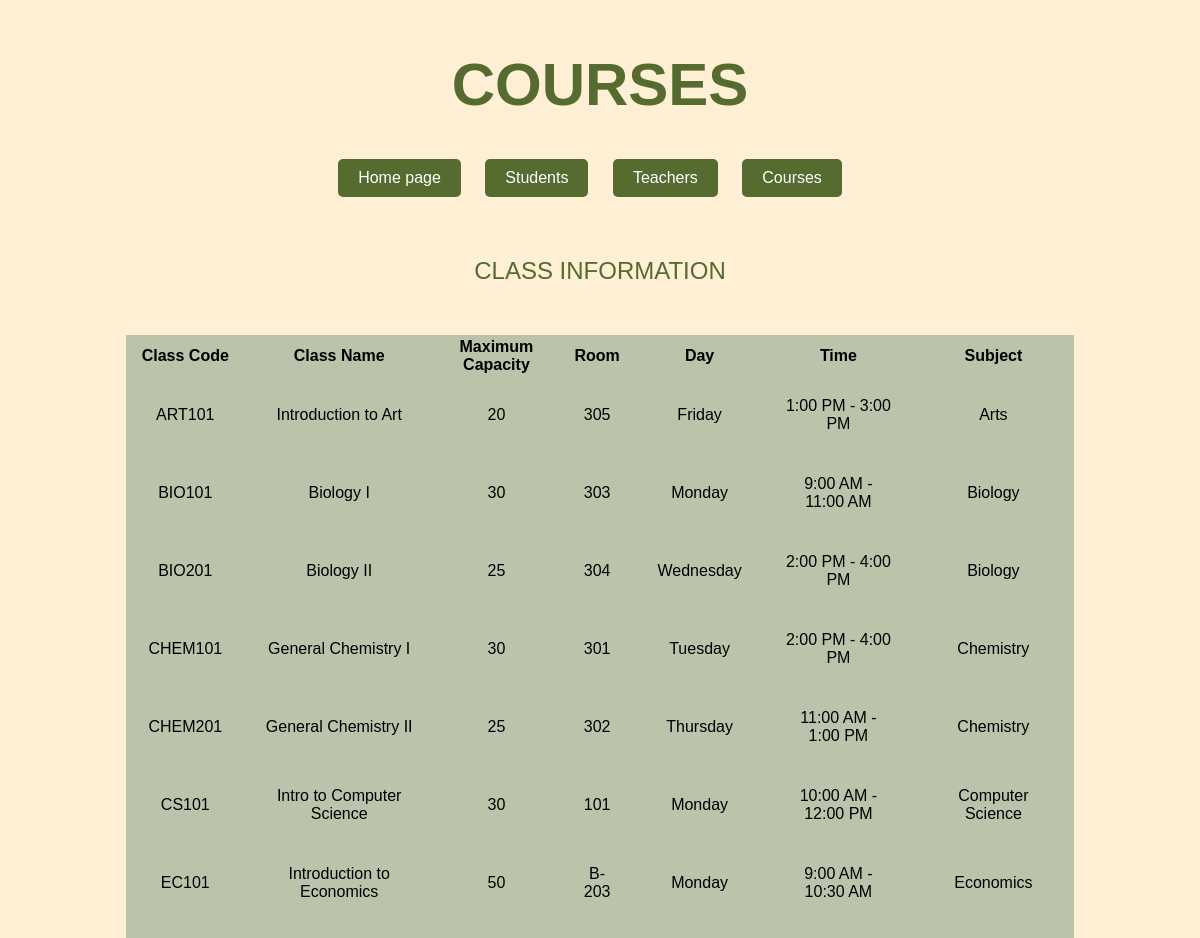
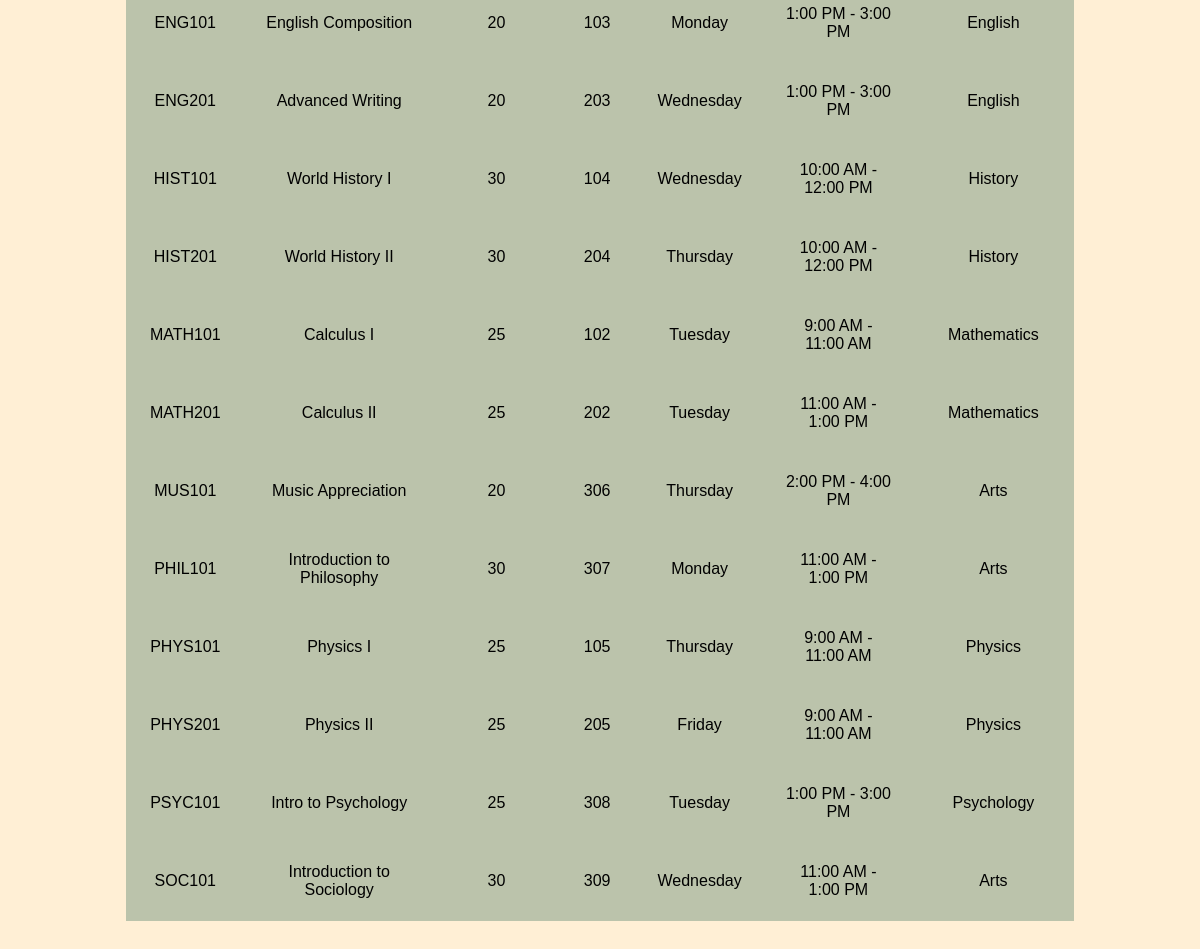
The page /show_courses.php on the database its author committed (2 pictures, top to bottom).
### tables this page shows
CREATE TABLE `class` (
  `Class_Code` varchar(20) NOT NULL,
  `Class_Name` varchar(50) DEFAULT NULL,
  `Maximum_Capacity` int(11) DEFAULT NULL,
  `Room_Number` varchar(20) DEFAULT NULL,
  `Day` varchar(10) DEFAULT NULL,
  `Time` varchar(20) DEFAULT NULL,
  `Subject` int(11) DEFAULT NULL,
  `Teacher` int(11) DEFAULT NULL
);

CREATE TABLE `subject` (
  `Subject_ID` int(11) NOT NULL,
  `Subject_Name` varchar(50) DEFAULT NULL,
  `Description` varchar(200) DEFAULT NULL
);

### show_courses.php (the view, shortened to what this page needs)
<!DOCTYPE html>
<html lang="en">
  <head>
  </head>
  <body>
    <h1>COURSES</h1>
    <ul>
      <li><a href="home.php">Home page</a></li>
      <li><a href="show_students.php">Students</a></li>
      <li><a href="show_teachers.php">Teachers</a></li>
      <li><a href="show_courses.php">Courses</a></li>
    </ul><br><br><br>
    <p>CLASS INFORMATION<p>
    <section id="section1">
      <div style="margin-left:10%; margin-right:10%; margin-top:50px; margin-bottom:50px;text-align:center;background:#bbc3ab;">
        <table>
          <thead>
            <tr>
              <th>Class Code</th>
              <th>Class Name</th>
              <th>Maximum Capacity</th>
              <th>Room</th>
              <th>Day</th>
              <th>Time</th>
              <th>Subject</th>
            </tr>
          </thead>
          <tbody>
          <?php
  require_once("DBconnect.php");
  $sql = "SELECT class.Class_Code, class.Class_Name, Class.Maximum_Capacity, class.Room_Number, class.Day,class.Time, Subject.Subject_Name  AS Subjectt
  FROM class
  INNER JOIN Subject ON class.Subject = Subject.Subject_ID";
  $result = mysqli_query($conn, $sql);
  if(mysqli_num_rows($result) > 0){
    while($row = mysqli_fetch_array($result)){
?>
      <tr>
        <td><?php echo $row['Class_Code']; ?></td>
        <td><?php echo $row['Class_Name']; ?></td>
        <td><?php echo $row['Maximum_Capacity']; ?></td>
        <td><?php echo $row['Room_Number']; ?></td>
        <td><?php echo $row['Day']; ?></td>
        <td><?php echo $row['Time']; ?></td>
        <td><?php echo $row['Subjectt']; ?></td>
      </tr>
<?php
    }
  }
?>
      </tbody>
    </table>
  </div>
</section>

### show_courses.php (style rules this page uses)
body { background-color: #fFEFD5; font-family: Arial, sans-serif; text-align: center; }
h1 { color: #556b2f; font-size: 60px; margin-top: 50px; }
p { color: #556b2f; font-size: 24px; margin-bottom: 50px; }
ul { list-style-type: none; margin: 0; padding: 0; display: inline-block; }
li { display: inline-block; margin-right: 20px; }
a { display: inline-block; background-color: #556b2f; color: #fff; padding: 10px 20px; border-radius: 5px; text-decoration: none; transition: all 0.2s ease; }
td { padding: 20px; }

### rows shown on the page
class: Class_Code "ART101", Class_Name "Introduction to Art", Maximum_Capacity "20", Room_Number "305", Day "Friday", Time "1:00 PM - 3:00 PM", Subject.Subject_Name "Arts"
class: Class_Code "BIO101", Class_Name "Biology I", Maximum_Capacity "30", Room_Number "303", Day "Monday", Time "9:00 AM - 11:00 AM", Subject.Subject_Name "Biology"
class: Class_Code "BIO201", Class_Name "Biology II", Maximum_Capacity "25", Room_Number "304", Day "Wednesday", Time "2:00 PM - 4:00 PM", Subject.Subject_Name "Biology"
class: Class_Code "CHEM101", Class_Name "General Chemistry I", Maximum_Capacity "30", Room_Number "301", Day "Tuesday", Time "2:00 PM - 4:00 PM", Subject.Subject_Name "Chemistry"
class: Class_Code "CHEM201", Class_Name "General Chemistry II", Maximum_Capacity "25", Room_Number "302", Day "Thursday", Time "11:00 AM - 1:00 PM", Subject.Subject_Name "Chemistry"
class: Class_Code "CS101", Class_Name "Intro to Computer Science", Maximum_Capacity "30", Room_Number "101", Day "Monday", Time "10:00 AM - 12:00 PM", Subject.Subject_Name "Computer Science"
class: Class_Code "EC101", Class_Name "Introduction to Economics", Maximum_Capacity "50", Room_Number "B-203", Day "Monday", Time "9:00 AM - 10:30 AM", Subject.Subject_Name "Economics"
class: Class_Code "ENG101", Class_Name "English Composition", Maximum_Capacity "20", Room_Number "103", Day "Monday", Time "1:00 PM - 3:00 PM", Subject.Subject_Name "English"
class: Class_Code "ENG201", Class_Name "Advanced Writing", Maximum_Capacity "20", Room_Number "203", Day "Wednesday", Time "1:00 PM - 3:00 PM", Subject.Subject_Name "English"
class: Class_Code "HIST101", Class_Name "World History I", Maximum_Capacity "30", Room_Number "104", Day "Wednesday", Time "10:00 AM - 12:00 PM", Subject.Subject_Name "History"
class: Class_Code "HIST201", Class_Name "World History II", Maximum_Capacity "30", Room_Number "204", Day "Thursday", Time "10:00 AM - 12:00 PM", Subject.Subject_Name "History"
class: Class_Code "MATH101", Class_Name "Calculus I", Maximum_Capacity "25", Room_Number "102", Day "Tuesday", Time "9:00 AM - 11:00 AM", Subject.Subject_Name "Mathematics"
class: Class_Code "MATH201", Class_Name "Calculus II", Maximum_Capacity "25", Room_Number "202", Day "Tuesday", Time "11:00 AM - 1:00 PM", Subject.Subject_Name "Mathematics"
class: Class_Code "MUS101", Class_Name "Music Appreciation", Maximum_Capacity "20", Room_Number "306", Day "Thursday", Time "2:00 PM - 4:00 PM", Subject.Subject_Name "Arts"
class: Class_Code "PHIL101", Class_Name "Introduction to Philosophy", Maximum_Capacity "30", Room_Number "307", Day "Monday", Time "11:00 AM - 1:00 PM", Subject.Subject_Name "Arts"
class: Class_Code "PHYS101", Class_Name "Physics I", Maximum_Capacity "25", Room_Number "105", Day "Thursday", Time "9:00 AM - 11:00 AM", Subject.Subject_Name "Physics"
class: Class_Code "PHYS201", Class_Name "Physics II", Maximum_Capacity "25", Room_Number "205", Day "Friday", Time "9:00 AM - 11:00 AM", Subject.Subject_Name "Physics"
class: Class_Code "PSYC101", Class_Name "Intro to Psychology", Maximum_Capacity "25", Room_Number "308", Day "Tuesday", Time "1:00 PM - 3:00 PM", Subject.Subject_Name "Psychology"
class: Class_Code "SOC101", Class_Name "Introduction to Sociology", Maximum_Capacity "30", Room_Number "309", Day "Wednesday", Time "11:00 AM - 1:00 PM", Subject.Subject_Name "Arts"
